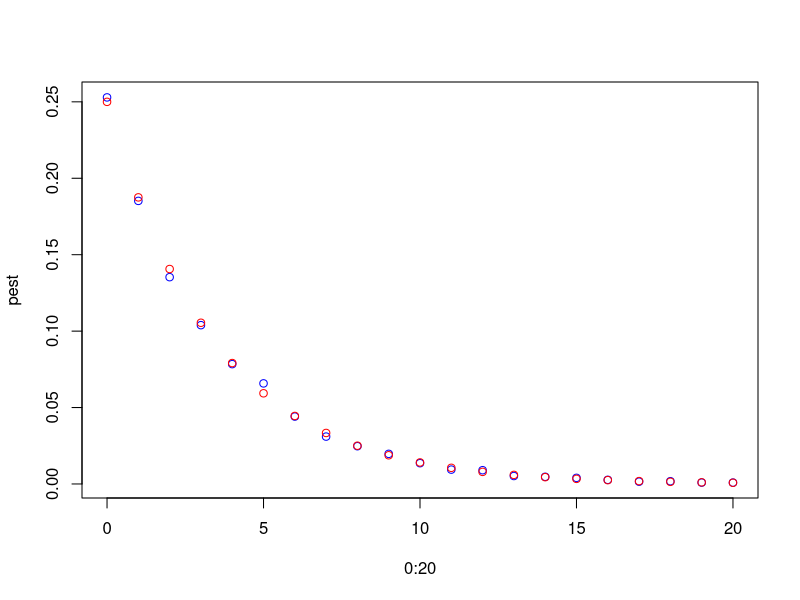
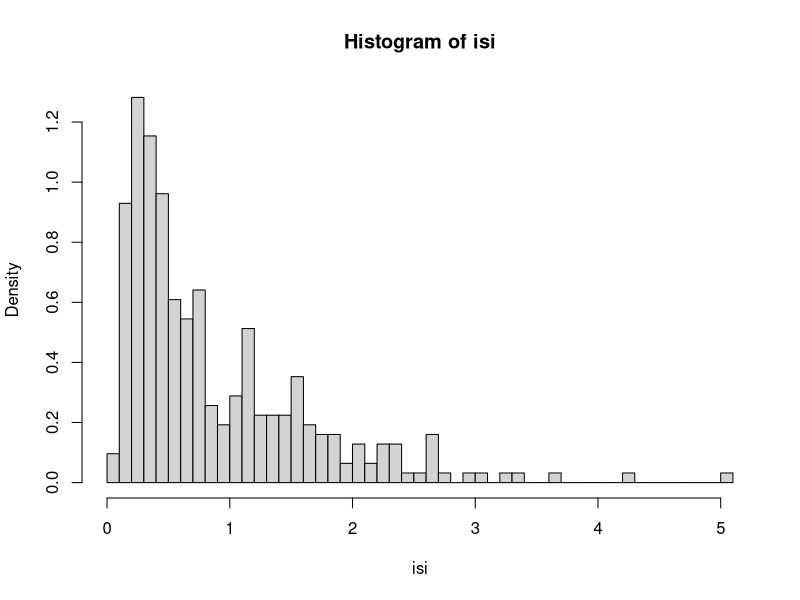
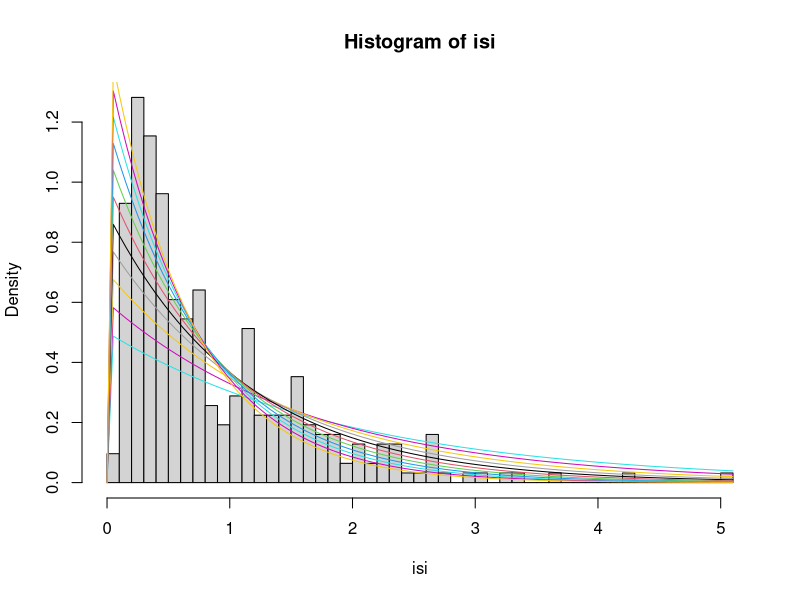
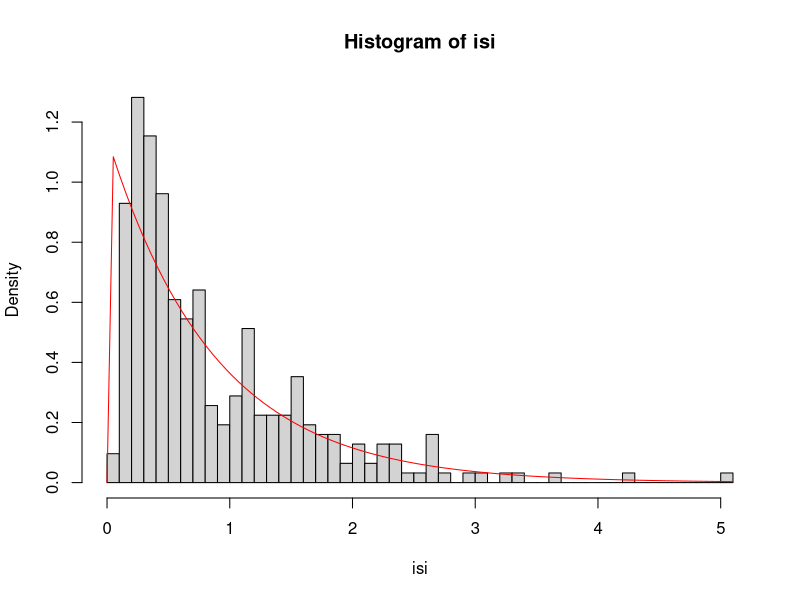
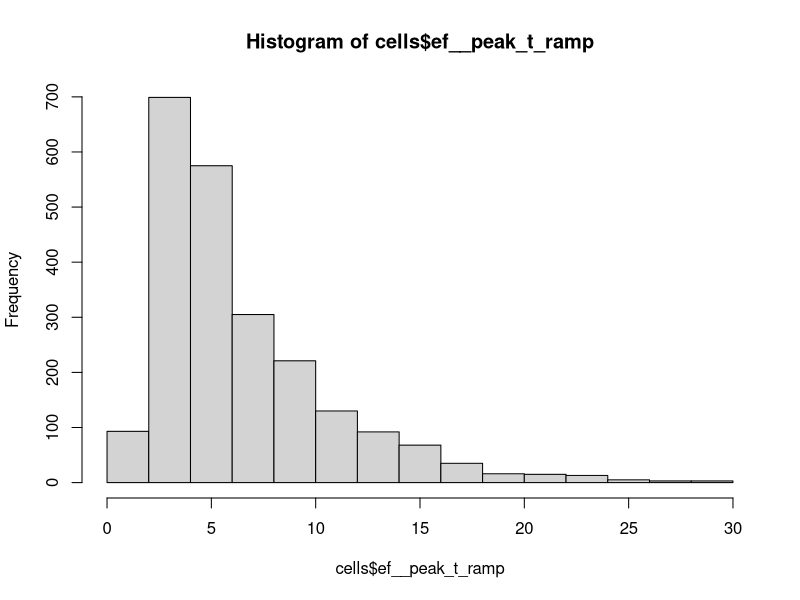

Write R code to recreate these figures, in order. (Note: this script raises an error after producing the figures.)
## ---- chunk 1
knitr::opts_chunk$set(echo = TRUE)
## ---- chunk 2
parent1 <- c("i", "i^A")
parent2 <- c("i", "i^A")
offspring <- apply(expand.grid(parent1, parent2), MARGIN = 1, 
                   FUN = function(x){ return(paste(x[1], x[2]))})
matrix(data = offspring , nrow = 2, 
       dimnames = list(parent1 = parent1, parent2 = parent2))

## ---- chunk 3
randomGenotype <- function(alleles = c("i", "A", "B")){
  sample(alleles, size = 2, replace = T)
}

randomGenotype()
## ---- chunk 4

randomOffspring <- function( parent1, parent2){
  c( sample(parent1, size = 1), sample(parent2, size = 1))
}

p1 <- randomGenotype()
p2 <- randomGenotype()

randomOffspring(p1, p2)
## ---- chunk 5

genotype2phenotype <- function(genotype){
  if (all(genotype == "i")){
   return("Type O") 
  }else if ("i" %in% genotype){
      return(paste("Type", genotype[genotype != "i"] ))
  }else if (genotype[1] == genotype[2]){
    return(paste("Type", genotype[1]))
  }else{
    return("Type AB")
  }
}

## ---- chunk 6
genotype2phenotype(c("i","i"))
genotype2phenotype(c("A","i"))
genotype2phenotype(c("i","B"))
genotype2phenotype(c("A","A"))
genotype2phenotype(c("B","B"))
genotype2phenotype(c("A","B"))
## ---- chunk 7

#generate all possible genotypes
possible <- expand.grid(c("i","A","B"), c("i","A","B") )

possible$phen <- apply(possible, MARGIN = 1, FUN = genotype2phenotype)

possible
## ---- chunk 8
parent1 <- parent2 <- c("i", "A") 

N <- 10000
## or you can use sapply or a for.
offsprings <- t(replicate(N, randomOffspring(parent1, parent2))) 

pii_est <- nrow(offsprings[ offsprings[,1] == "i" & 
                              offsprings[,2] == "i",  ]) / N 
pii_est 



pi_est <- nrow(offsprings[ offsprings[,1] == "i" | 
                              offsprings[,2] == "i",  ]) / N 
pi_est 
## ---- chunk 9

twoGenC <- function(){
A <- randomOffspring(c("i","A"),  c("i","B"))
B <- randomOffspring(c("A","B"), c("A","B"))

C <- randomOffspring(A, B)
return(list(A = A, B = B, C = C))  
}

twoGenC()
## ---- chunk 10
phenotypesC <- replicate(1000, genotype2phenotype(twoGenC()$C))
table(phenotypesC)

table(phenotypesC) / 1000
## ---- chunk 11
N <- 100000
phenotypesC <- replicate(N, genotype2phenotype(twoGenC()$C))
table(phenotypesC)

table(phenotypesC) / N
## ---- chunk 12
3 * (0.25)^3 
## ---- chunk 13
(1-0.25)^(10) * (0.25)
## ---- chunk 14

simDNA <- function(length = 1, nucleotides = c("A", "T", "C", "G")){
  sample(nucleotides, size = length, replace = TRUE)
}

estMotifProb <- function(length = 5, motif = c("A", "C", "G"), N = 1000){
  S<-t(replicate(N, simDNA(length)))
  
  sum(apply(S, MARGIN = 1, FUN = function(dna){
    length(grep(pattern = paste0(motif,collapse = ""), 
                x = paste0(dna, collapse = ""), value = FALSE)) > 0 
  } )) / N
}

estMotifProb(5, c("A", "C", "G"), 1000)

## ---- chunk 15

tryBefore <- function(before = "G", max = Inf){
  x <- simDNA(1)
  k <- 0
  while (x != before & k <= max ){
    x <- simDNA(1)
    k <- k + 1
  }
  return(k)
}

N <- 100000
sum(replicate(N, tryBefore("G", 11)) == 10) / N
## ---- chunk 16
N <- 10000

##estimation as before
pest <- sapply(0:20, function(i){
  sum(replicate(N, tryBefore("G", i + 1)) == i) / N
})

## real prob
preal <- sapply(1:21, function(i){
  return( 0.75^(i-1) * 0.25)
})

plot(0:20,pest, col = "blue")
points(0:20, preal, col = "red")
## ---- chunk 17
isidata <- read.table("neuronspikes.txt", col.names = "isi")
isi <- isidata$isi ##here we have the vector of observations
## ---- chunk 18
hist(isi, breaks = 50, probability = TRUE)
## ---- chunk 19
hist(isi, breaks = 50, probability = TRUE)
for (rate in seq(0.5, 1.5, 0.1)){
  curve(dexp(x, rate = rate), add = TRUE, col = rate*10)
}
## ---- chunk 20
hist(isi, breaks = 50, probability = TRUE)
curve(dexp(x, rate = 1.15), col = "red", add = TRUE)
## ---- chunk 21
rate <- 1.15 

pexp(1, rate = rate)

pexp(1.5, rate = rate) - pexp(0.5, rate = rate)
## ---- chunk 22
cells <- read.csv("cell_types.csv", na.strings = "")
## ---- chunk 23
colnames(cells)
## ---- chunk 24
levels(cells$donor__species)
## ---- chunk 25
human <- cells$donor__species == levels(cells$donor__species)[1]
mouse <- cells$donor__species == levels(cells$donor__species)[2]
## ---- chunk 26
sapply( list(human = human, mouse = mouse), sum)
## ---- chunk 27
sum(human) / nrow(cells)
## ---- chunk 28
hist(cells$ef__peak_t_ramp)
## ---- chunk 29
hist(cells$ef__peak_t_ramp[human])
## ---- chunk 30
hist(cells$ef__peak_t_ramp[mouse])
## ---- chunk 31
firstplot <- F
for (ml in seq(1.25, 3, 0.25)){
  curve(dlnorm(x,meanlog =  ml, sdlog = 0.6),
        from = 0, to = 20, add = firstplot, col = ml*4 )
  firstplot <- TRUE
}
## ---- chunk 32
hist(cells$ef__peak_t_ramp, freq = FALSE)
for (ml in seq(1.25, 3, 0.25)){
  curve(dlnorm(x,meanlog =  ml, sdlog = 0.6),
        add = TRUE, col = ml*4 )
 }
## ---- chunk 33
ml <- 1.50 
hist(cells$ef__peak_t_ramp, freq = FALSE)
curve(dlnorm(x,meanlog =  ml, sdlog = 0.6),
        add = TRUE, col = ml * 4)
## ---- chunk 34
ml <- 1.75
hist(cells$ef__peak_t_ramp, freq = FALSE)
curve(dlnorm(x,meanlog =  ml, sdlog = 0.6),
        add = TRUE, col = ml * 4)
## ---- chunk 35
ml <- 1.50 
hist(cells$ef__peak_t_ramp[human], freq = FALSE)
curve(dlnorm(x,meanlog =  ml, sdlog = 0.6),
        add = TRUE, col = ml * 4)
## ---- chunk 36
ml <- 1.75
hist(cells$ef__peak_t_ramp[human], freq = FALSE)
curve(dlnorm(x,meanlog =  ml, sdlog = 0.6),
        add = TRUE, col = ml * 4)
